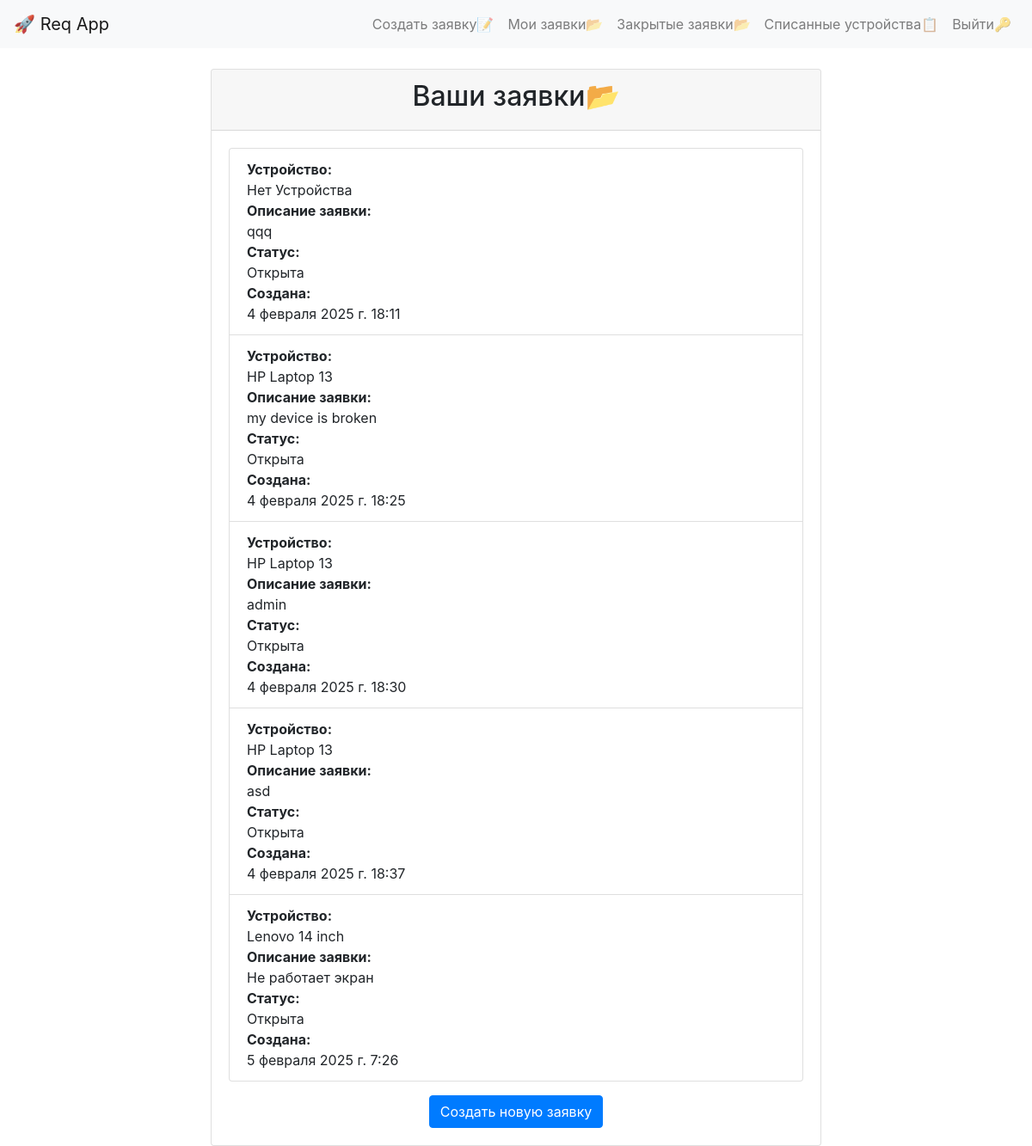
The page /requests/ (signed in) on the database as committed earlier.
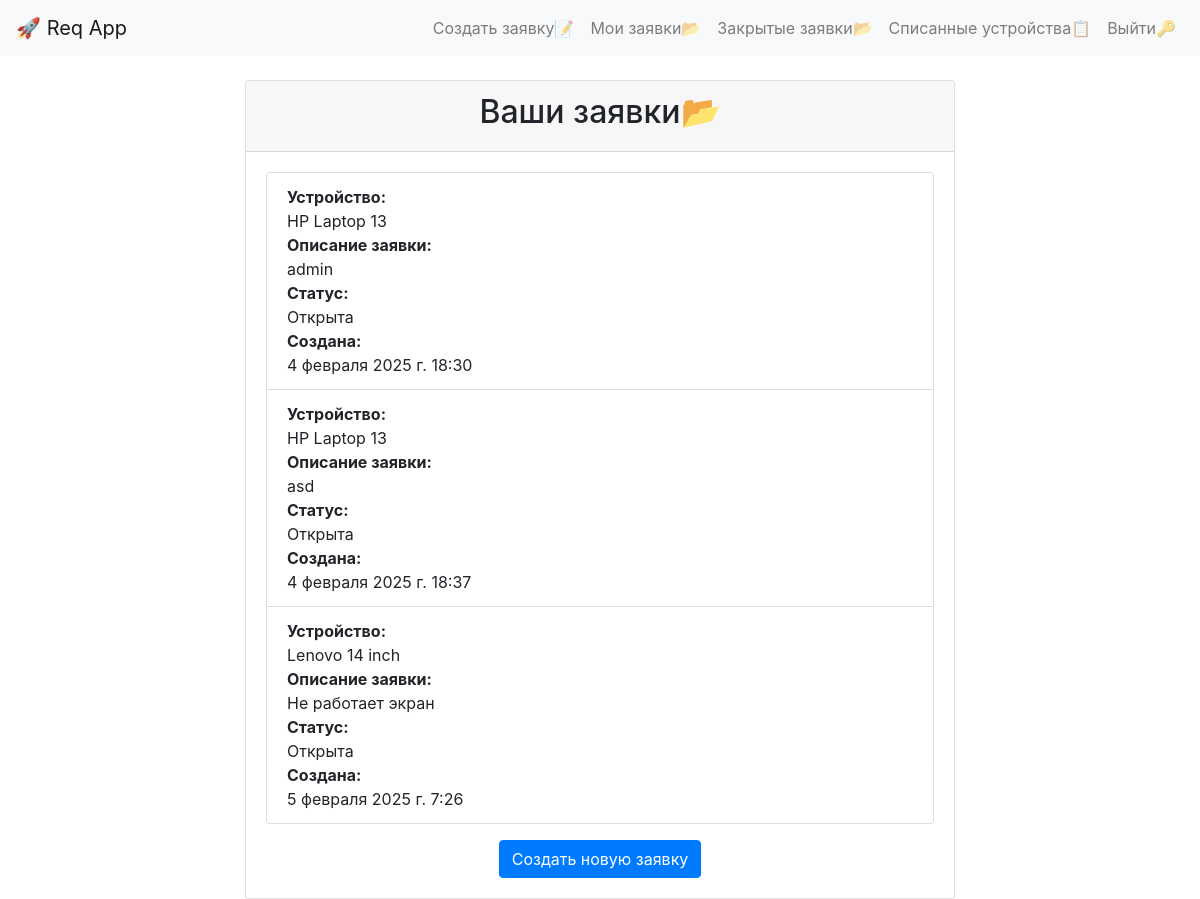
The same page on the database as committed later.
### reqapp/models.py (models this page shows, shortened)
class Request(models.Model):
    STATUS_CHOICES = (
        ('open', 'Открыта'),
        ('in_progress', 'В процессе'),
        ('closed', 'Закрыта'),
    )
    user = models.ForeignKey(User, on_delete=models.CASCADE)
    device = models.ForeignKey(Device, on_delete=models.SET_NULL, blank=True, null=True)
    description = models.TextField()
    status = models.CharField(max_length=20, choices=STATUS_CHOICES, default='open')
    created_at = models.DateTimeField(auto_now_add=True)

class Device(models.Model):
    name = models.CharField(max_length=100)
    description = models.TextField(blank=True, null=True)
    category = models.ForeignKey(Category, on_delete=models.SET_NULL, blank=True, null=True, related_name='devices')
    code = models.CharField(max_length=100, blank=True, null=True, unique=True)
    audience = models.ForeignKey(Audience, on_delete=models.SET_NULL, blank=True, null=True, related_name='devices')
    equipment_number = models.CharField(max_length=50, unique=True, blank=True, null=True)
    purchase_date = models.DateField(blank=True, null=True)
    initial_cost = models.DecimalField(max_digits=12, decimal_places=2, blank=True, null=True)
    location = models.CharField(max_length=100, blank=True, null=True)
    residual_value = models.DecimalField(max_digits=12, decimal_places=2, blank=True, null=True)
    is_deleted = models.BooleanField(default=False)  # Флаг для удаления
    updated_at = models.DateTimeField(auto_now=True)

### reqapp/views.py (the view)
# urls.py: path('requests/', request_list, name='request_list'),
def request_list(request):
    if not request.user.is_authenticated:
        return redirect('login')
    requests = Request.objects.filter(user=request.user).exclude(status='closed')
    return render(request, 'request_list.html', {'requests': requests})

### reqapp/templates/request_list.html (shortened to what this page needs)
{% extends 'base.html' %}
{% block content %}
<div class="container">
    <div class="row justify-content-center">
        <div class="col-md-8">
            <div class="card">
                <div class="card-header text-center">
                    <h2>Ваши заявки📂</h2>
                </div>
                <div class="card-body">
                    <ul class="list-group">
                        {% for request in requests %}
                            <li class="list-group-item">
                                <div class="d-flex flex-column">
                                    <strong>Устройство:</strong>
                                    {% if request.device %}
                                        {{ request.device.name }}
                                    {% else %}
                                        Нет Устройства
                                    {% endif %}
                                    <strong>Описание заявки:</strong>
                                    {{ request.description }}
                                    <strong>Статус:</strong>
                                    {{ request.get_status_display }}
                                    <strong>Создана:</strong>
                                    {{ request.created_at }}
                                </div>
                            </li>
                        {% empty %}
                            <li class="list-group-item text-center">Заявок нету.</li>
                        {% endfor %}
                    </ul>
                    <div class="mt-3 text-center">
                        <a href="{% url 'create_request' %}" class="btn btn-primary">Создать новую заявку</a>
                    </div>
                </div>
            </div>
        </div>
    </div>
</div>
{% endblock %}

Rows that differ between the two databases and show on the page:
no longer on this page (row edited): Request: shows "Нет Устройства", description "qqq", status "Открыта", created_at "4 февраля 2025 г. 18:11"
no longer on this page (row edited): Request: device.name "HP Laptop 13", description "my device is broken", status "Открыта", created_at "4 февраля 2025 г. 18:25"
